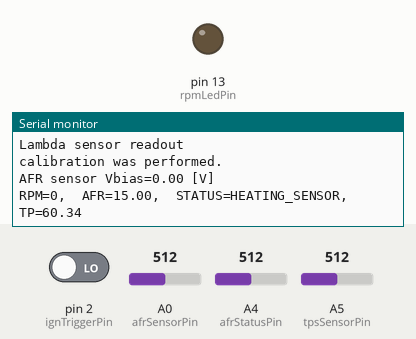
Recording of a sketch running on a simulated Arduino Uno, built with avr-gcc and run on an emulated ATmega328P. On the bench: output pins drawn as LEDs (lit = HIGH), the last lines printed to the serial monitor. Inputs (shaded band) come from the test bench; at power-on: A4 (afrStatusPin) = 512, pin 2 (ignTriggerPin) LOW, A0 (afrSensorPin) = 512, A5 (tpsSensorPin) = 512. Random numbers use the default seed unless the sketch sets one.

Above: at 6.8 s.
6.9 s: A4 (afrStatusPin) set to 540
At 8.3 s:
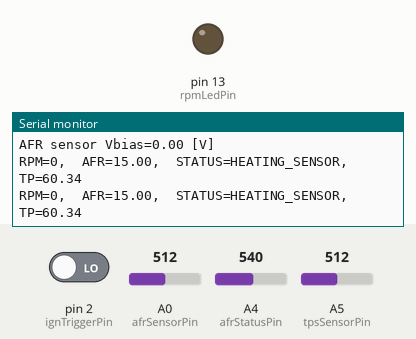
8.4 s: A4 (afrStatusPin) set to 564
At 10.6 s:
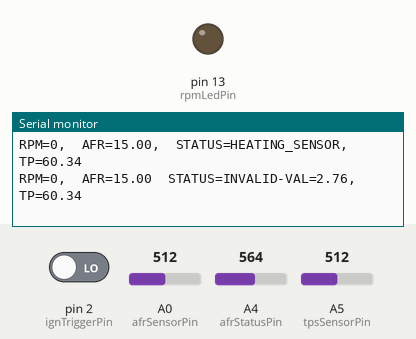

Measured:
- the behaviour switches between 556 and 557 on A4 (afrStatusPin) (found by bisection; images 1 and 2)
- after the input at 8.4 s, the serial monitor: prints a new line after 1.7 s (image 2)

The sketch:

afr_logger.ino
```cpp
#define SIMULATING 0

typedef enum
{
  sensor_init = 1,
  calibrate,
  capture,
  wait
} state_t;

void initTimer(void);
int readSensorVal(int);
float calcAfr(int);
float calcTp(int);
int calcRpm();
bool isInValidRange(int, int, int);
void orderBuffer(int*, int);
void orderBuffer(unsigned long*, int);
void calibrateSensor(void);
void rpmIsr(void);


bool calFinished = false;

/*
  The sensor inputs as they are on the real AFR logger
*/

const int afrSensorPin = A0;
const int afrStatusPin = A4;
const int tpsSensorPin = A5;
const int ignTriggerPin = 2;
const int rpmLedPin = LED_BUILTIN;

/*

   Pin used for simulating the motorcycle TPS and AFR sensor
   Note that PWM pins are used to generate analog signals on the simulation board
*/
const int afrValSimPin = 11;
const int afrStatusSimPin = 10;
const int tpsSimPin = 9;
const int ignSimPin = 8;

/*

   useful board defs

*/
const int maxAdcVal = 1023;
const float maxAdcVolt = 5.0f;

/*

   AFR
   Mode of operation:
   When lambda sensor is turned on, it must warm up. While heating, the two analog channels of
   the LC-2 (value and status) are both fixed on 2.5V.

   When the status channel returns to 0V the sensor is operational. If an error occurs, the status channel outputs 5.0V.
   While the sensor is operational, the AFR values are presented on Ch1

*/
//calibration values. Can only remove bias with LS-2 lambda readout
int calBias = 0;
const int afrCalT = 10000; //wait T [ms] for calibration signal value from AFR logger

//reference values for calibration of lambda sensor output
//0.0V = AFR lambda 10
//5.0V = AFR lambda 20
const float afrMin = 10.0f;
const float afrGain = (20.0f - afrMin) / maxAdcVolt;

//while warming up, both channels output 2.5V. Channel 1 is calibrated, channel 2 is checked to see if the unit is warming up.
const int afrCalExpectedVal = (int)((2.5 * (double)maxAdcVal) / (double)5.0);
const int afrCalExpectedStatus = (int)((2.5 * (double)maxAdcVal) / (double)5.0);
//allow up to 150mV bias difference for calibration. ADC has 5mV per LSB, hence 30xLSB
const int maxAdcDelta = 45;

//status defs
const int afrStatExpectedValOperating = 0;
const int afrStatExpectedValError = maxAdcVal;

/*

   TPS
   The throttle position sensors reports voltages roughly between  0.5V (closed) and 4.0V (full throttle)
   The actual voltages must be measured on the bike and programmed to the arduino. Calibration would be possible by
   twisting throttle fully open and back to closed before starting the engine. However, there is a risk that TPS values are slightly
   different with a running engine, invalidating the calibration.

   After the values are entered here (somehow measured with running engine), the resulting percentage MUST BE CHECKED against the throttle
   opening that is reported in the power commander software. This last step can be done without running engine, as any difference (static vs running) will be same
   for this logger and the power commander. IT IS IMPORTANT that the reported percentages are exactly the same, especially for 0%, 2%, 5% and 10% throttle openings.
*/
const float tpsMinVolt = 0.583f;
const float tpsMaxVolt = 3.764f;
const int tpsMinAdcVal = (int)((tpsMinVolt / maxAdcVolt) * (float) maxAdcVal);
const int tpsMaxAdcVal = (int)((tpsMaxVolt / maxAdcVolt) * (float) maxAdcVal);
const float tpsGain = 100.0f / (tpsMaxVolt - tpsMinVolt);

/*

   RPM

*/
#define rpmFilterLen 5
unsigned long rpmBuf[rpmFilterLen];
unsigned long curRpmPulseT = 0;

/*

   Simulation

*/
const int simAfrValWarmupPwm = 128;
const int simAfrValAvgPwm = 100;
const int simAfrStatAvgPwm = 0; //indicating no error
const int simTpsValAvgPwm = 100;
const int simAdcVar = 8; //random variation around average vals
const int simRpmHighT = 10; //number in [ms] that the ign sensor pulse is high
#define simRpmLen 26
//ignition interval (=2x crankshaft rotation intervals) in ms
const int simRpmVec[simRpmLen] = {30, 32, 33, 29, 29, 32, 35, 36, 39, 41, 45, 43, 39, 38, 35, 32, 25, 21, 18, 16, 13, 11, 15, 23, 28, 31};
//const int simRpmVec[simRpmLen] = {20};
void setup() {
  // put your setup code here, to run once:
  Serial.begin(115200);
  Serial.print("Lambda sensor readout\n");
  pinMode(afrStatusPin, INPUT);

  /*
      LOW to trigger the interrupt whenever the pin is low,
      CHANGE to trigger the interrupt whenever the pin changes value
      RISING to trigger when the pin goes from low to high,
      FALLING for when the pin goes from high to low.
  */
  pinMode(ignTriggerPin, INPUT);
  pinMode(rpmLedPin, OUTPUT);
  attachInterrupt(digitalPinToInterrupt(ignTriggerPin), rpmIsr, RISING);

  if (SIMULATING)
  {
    initTimer();
    pinMode(ignSimPin, OUTPUT);
    randomSeed(analogRead(2));
  }

  // initialize buffers
  for (int i = 0; i < rpmFilterLen; i++)
    rpmBuf[i] = 999999999;
}

void loop() {
  // put your main code here, to run repeatedly:
  static state_t state = sensor_init;
  bool afrSwitchedToHeating;
  static bool prevAfrWasHeating = true;
  static int rpmVal = 0;


  /*

    Functionality normal operation

  */

  if (state == sensor_init)
  {

  }
  else if (state == calibrate)
  {
    calibrateSensor();
  }
  else if (state == capture)
  {
    /*

       Readout of RPM

    */
    rpmVal = calcRpm();
    Serial.print("RPM=");
    Serial.print(rpmVal);


    /*

       readout of AFR value

    */
    int adcVal = readSensorVal(afrSensorPin);

    //convert to AFR
    float afrVal = calcAfr(adcVal);

    //read status pin. 0V = normal, 2.5V = warming up, 5.0V = error
    int afrStatusVal = analogRead(afrStatusPin);
    bool afrOperational = isInValidRange(afrStatusVal, afrStatExpectedValOperating, maxAdcDelta);
    bool afrHeating = isInValidRange(afrStatusVal, afrCalExpectedVal, maxAdcDelta);
    bool afrError = isInValidRange(afrStatusVal, afrStatExpectedValError, maxAdcDelta);

    //print, Note that Arduino's sprintf does not support floats so have to print it 'the ugly way'
    Serial.print(",\tAFR=");
    Serial.print(afrVal);
    if (afrOperational)
      Serial.print(",\tSTATUS=OK");
    else if (afrHeating)
      Serial.print(",\tSTATUS=HEATING_SENSOR");
    else if (afrError)
      Serial.print(",\tSTATUS=ERROR");
    else
    {
      Serial.print("\tSTATUS=INVALID-VAL=");
      float statVoltage = ((float) afrStatusVal / (float) maxAdcVal) * (float) maxAdcVolt;
      Serial.print(statVoltage);
    }

    //detection if lambda controller has reset and started a heating cycle again
    //This happens either when a fault occurs or when power has switched on/off by the driver, which can be used to mark events in the logfile
    //only do this when valid status was received to avoid triggering this mechanism on IO transitions of lambda controller status output
    if(afrOperational | afrHeating)
    {
      afrSwitchedToHeating = (prevAfrWasHeating == false) & (afrHeating == true);
      prevAfrWasHeating = afrHeating;
    }

    /*

       Readout of TPS

    */
    adcVal = readSensorVal(tpsSensorPin);

    //convert to throttle opening percentage
    float TpVal = calcTp(adcVal);
    Serial.print(",\t TP=");
    Serial.print(TpVal);

    Serial.println();

  }
  else if (state == wait)
  {
    //when engine is not running, do not spam the receiver with a lot of data
    if(rpmVal == 0)
    {
      delay(2000);
    }
    else
    {
      //engine is running, delay enough time to flush the serial buffer then goto next measurement
      delay(10);
    }
    if (SIMULATING)
      delay(1000);
      // delay(0);
  }


  /*

    Functionality simulation

  */
  if(SIMULATING)
  {
    if (state == sensor_init)
    {
      //write the expected 2.5V to both afr channels, this happens at power-on
      analogWrite(afrValSimPin, simAfrValWarmupPwm);
      analogWrite(afrStatusSimPin, simAfrValWarmupPwm);
      //wait for RC filter output to stabilize
      delay(250);
    }
    else if (state == calibrate)
    {

    }
    else if (state == capture)
    {
      //generate and write AFR values, bound in range 0 - 255
      int simAfrVal = random(simAfrValAvgPwm - simAdcVar, simAfrValAvgPwm + simAdcVar);
      simAfrVal = max(0, min(simAfrVal, 255));
      int simAfrStat = random(simAfrStatAvgPwm - simAdcVar, simAfrStatAvgPwm + simAdcVar);
      simAfrStat = max(0, min(simAfrStat, 255));

      //once every while, simulate the lambda controller has restarted
      long randNum = random(0,50);
      bool pretendAfrRestart = (randNum < 1) |  afrSwitchedToHeating;
      if(pretendAfrRestart)
      {
        //happens in 2% of cases. We will need one whole iteration of state == capture for the
        //algorithm to pickup this event, in which case (afrSwitchedToHeating) we want to keep simulating the sensor is heating
        //write the expected 2.5V to both afr channels
        simAfrVal = simAfrValWarmupPwm;
        simAfrStat = simAfrValWarmupPwm;
      }
      //write to outputs
      analogWrite(afrValSimPin, simAfrVal);
      analogWrite(afrStatusSimPin, simAfrStat);

      if(pretendAfrRestart)
      {
        //wait for RC filter output to stabilize
        delay(250);
      }

      //generate and write TPS values
      int simTpsVal = random(simTpsValAvgPwm - simAdcVar, simTpsValAvgPwm + simAdcVar);
      simTpsVal = max(0, min(simTpsVal, 255));
      analogWrite(tpsSimPin, simTpsVal);

      //generate RPM
      static bool rpmSig = false;
      rpmSig = !rpmSig;
      digitalWrite(ignSimPin, rpmSig);
    }
    else if (state == wait)
    {

    }
  }

  /*

    Statemachine transitions

  */

  if (state == sensor_init)
  {
    state = calibrate;
  }
  else if (state == calibrate)
  {
    if (calFinished);
    state = capture;
  }
  else if (state == capture)
  {
    //If we detect lambda controller has started a heating cycle again, either there was a fault or the user has switched power to the unit on/off
    //In either case it is a good idea to restart a calibration cycle.
    //
    //This code is specifically designed around the following sequence of events:
    //An onboard motorcycle unit that logs output of the AFR-logger (for ex a raspberry pi) is booting, while this arduino is already powered and
    //transmitting data. In this situation, the initial calibration output will not be seen by the motorcycle unit, so we cannot verify if the calibration
    //values make sense.
    //If the motorcycle user switches power on/off after a while when the motorcycle unit has booted up,
    //it will restart the lambda controller. This will trigger a re-calibration after which
    //the logfile will also contain the new calibration data that can be seen after the ride

    //This mechanism also solves the problem when the motorcycle unit resets the arduino by initializing serial communication
    //In this case the arduino will not see a heating lambda controller and skips the calibration (may lead to large offsets of +/-0.5AFR in the log)
    //The user can switch power on/off after a while to ensure the arduino will get to see a calibration at least once after
    //the motorcycle unit has started to log.

    //Optionally the user can decide to use this mechanism as a "this is where my logs starts marker" and throw away prior log values while analyzing.
    if(afrSwitchedToHeating)
    {
      Serial.println("Detected a restart of lambda controller, perform re-calibration");
      state = calibrate;
    }
    else
    {
      //everything is normal, go to wait state to avoid printing a extremely high rates
      state = wait;
    }
  }
  else if (state == wait)
  {
    state = capture;
  }
}

void initTimer(void)
{

  // Changing any of the timer settings will affect analogWrite and millis() so will steer clear of that..
  // Timer 0 is set to 250KHz, counting to 255 by default. Overflow occurs at 980Hz
  //enable timer compare interrupt
  TIMSK0 |= (1 << OCIE0A);
}

int readSensorVal(int pin)
{
  //take 11 measurements and take median value to filter out electrical noise
  const int adcLen = 11;
  int adcBuf[adcLen];

  for (int i = 0; i < adcLen; ++i)
  {
    adcBuf[i] = analogRead(pin);
    //To avoid taking all adc measurements while a digital signal in the system may be causing electrical noise:
    //wait a little bit.
    delay(1);
  }
  orderBuffer(adcBuf, adcLen);
  //report median value in center of ordered values
  return adcBuf[adcLen / 2];
}

float calcAfr(int adcVal)
{
  //correct ADC value
  adcVal = adcVal - calBias;

  //convert to voltage from 10-bit value
  float sensVoltage = ((float) adcVal / (float) maxAdcVal) * (float) maxAdcVolt;

  //convert voltage to AFR
  //0V - 5V correspond to lambda ratios of 10 - 20
  float afrVal = afrMin + afrGain * sensVoltage;

  return afrVal;
}

float calcTp(int adcVal)
{
  //convert to voltage from 10-bit value
  float sensVoltage = ((float) adcVal / (float) maxAdcVal) * (float) maxAdcVolt;

  //convert voltage to throttle opening. Subtract the minimum base voltage, then scale.
  sensVoltage = sensVoltage - tpsMinVolt;
  float tp = sensVoltage * tpsGain;

  //limit between 0% and 100%
  //  if(tp > 100.0f)
  //    tp = 100.0f;
  //  if(tp < 0.0f)
  //    tp = 0.0f;
  return tp;
}

//calculates a median filtered value for the RPM
int calcRpm(void)
{
  //track time between invokation of this function and use it to see if engine is actually running
  unsigned long currentTime = micros();
  unsigned long deltaT = currentTime - curRpmPulseT;

  //check if last pulse is more than 250ms ago, at lowest rpm (idle) we would expect to see one pulse every 100ms
  //this function will report any rpm lower than 1/250ms[events/s]*2[revs/event]*60[s/min] = 480 rpm as 0 rpm
  if(deltaT > 250000UL)
  {
      return 0;
  }

  //buffer to copy timing values in that are stored through the ISR
  unsigned long localRpmBuf[rpmFilterLen];

  //disable interrupts: the unsigned long could be updated while copying, invalidating the numbers
  noInterrupts();
  memcpy(localRpmBuf, rpmBuf, rpmFilterLen*sizeof(unsigned long));
  //return to normal
  interrupts();

  //order the buffer and extract the median
  orderBuffer(localRpmBuf, rpmFilterLen);
  //in us
  unsigned long medT = localRpmBuf[rpmFilterLen / 2];
  //convert to RPM from [arduino-us] interval. 2 = 2 cycles per ignition for 4-stroke, 60 to RPM
  int rpm = (int)(((unsigned long)1000000 * (unsigned long)2 * (unsigned long)60) / medT);
  return rpm;
}

void orderBuffer(int * buf, int len)
{
  //debug, print buffer
  //    for(int i=0; i<len; ++i)
  //    {
  //      Serial.print("Value ");
  //      Serial.print(i);
  //      Serial.print(" is ");
  //      Serial.println(buf[i]);
  //    }

  //iterate through buffer until ordering is complete
  int unordered;
  do {
    unordered = 0;

    for (int i = 0; i < len - 1; ++i)
    {
      //move largest elements to end
      if (buf[i] > buf[i + 1])
      {
        unordered = 1;
        int tempVal = buf[i + 1];
        buf[i + 1] = buf[i];
        buf[i] = tempVal;
      }
    }
  } while (unordered);

  //debug, print buffer
  //  for(int i=0; i<len; ++i)
  //  {
  //    Serial.print("Value after ordering ");
  //    Serial.print(i);
  //    Serial.print(" is ");
  //    Serial.println(buf[i]);
  //  }
}

void orderBuffer(unsigned long * buf, int len)
{
   //iterate through buffer until ordering is complete
  int unordered;
  do {
    unordered = 0;

    for (int i = 0; i < len - 1; ++i)
    {
      //move largest elements to end
      if (buf[i] > buf[i + 1])
      {
        unordered = 1;
        unsigned long tempVal = buf[i + 1];
        buf[i + 1] = buf[i];
        buf[i] = tempVal;
      }
    }
  } while (unordered);
}

bool isInValidRange(int val, int expect, int delta)
{
  return ((val <= expect + delta) && (val >= expect - delta));
}

void calibrateSensor(void)
{
  bool calibrationWorked = false;
  int afrBiasVal = 0;

  //wait until adc bias is estimated for max T [s]
  int timeOut = millis() + afrCalT;

  if (SIMULATING)
    timeOut = millis() + 3000;

  while ((!calibrationWorked) && (millis() < timeOut))
  {
    //are we in warming up mode?
    int ch1Val = analogRead(afrSensorPin);
    int ch2Val = analogRead(afrStatusPin);
    //both values have to be approx 2.5V to indicate a warmup
    //if(ch1Val >= calRef1l && ch1Val <= calRef1l && ch2Val >= warmingStatusRefL && ch2Val <= warmingStatusRefH)
    if (isInValidRange(ch1Val, afrCalExpectedVal, maxAdcDelta) && isInValidRange(ch2Val, afrCalExpectedStatus, maxAdcDelta))
    {
      //wait for IO transition effects to subsize (up to a few seconds the bias changes when measured..)
      delay(6000);
      int ch2Val = analogRead(afrStatusPin);
      if(isInValidRange(ch2Val, afrCalExpectedStatus, maxAdcDelta))
      {
        //re-read ch1 value using a filtered ADC read
        ch1Val = readSensorVal(afrSensorPin);
        afrBiasVal = ch1Val - afrCalExpectedVal;

        //check out-of-bound conditions
        if (isInValidRange(afrBiasVal, 0, maxAdcDelta))

        //check if the sensor is still in warming up mode while we waited
        ch2Val = analogRead(afrStatusPin);
        if(isInValidRange(ch2Val, afrCalExpectedStatus, maxAdcDelta))
          calibrationWorked = true;
      }
    }
  }

  if (calibrationWorked)
  {
    calBias = afrBiasVal;
    Serial.println("calibration was performed.");
    Serial.print("AFR sensor Vbias=");
    float afrBiasVolt = ((float)afrBiasVal * maxAdcVolt) / maxAdcVal;
    Serial.print(afrBiasVolt);
    Serial.println(" [V]");
  }
  else
    Serial.println("calibration was NOT performed.");

  calFinished = true;

}

void rpmIsr(void)
{
  unsigned long currentTime = micros();
  static unsigned long prevTime = currentTime;
  static int bufIdx = 0;

  //calculate difference since last interrupt
  unsigned long delta = currentTime - prevTime;
  //Serial.print("delta T=");
  //Serial.println(delta);

  //store value in buffer
  bufIdx = ++bufIdx % rpmFilterLen;
  rpmBuf[bufIdx] = delta;

//  for(int i=0; i<5; i++)
//  {
//    Serial.print("buf[");
//    Serial.print(i);
//    Serial.print("]=");
//    Serial.println(rpmBuf[i]);
//  }

  //reset var for next round, report we found an RPM pulse
  prevTime = currentTime;
  curRpmPulseT = currentTime;
}

ISR(TIMER0_COMPA_vect) { //timer0 interrupt 1000Hz toggles pin 13 (LED)
  static int rpmIdx = 0, rpmCnt = 0;
  static bool pulseState = false;
  //interrupt is fired at f=980Hz, but will pretend it does at 1KHz and all calculations below are in ms

  //this code iterates over the RPM buffer to simulate the ignition signal
  if (rpmCnt-- <= 0)
  {
    //time to change signal flank
    if (pulseState)
    {
      //pulse was high. Write low and move to next ignition cycle
      pulseState = false;
      rpmIdx = ++rpmIdx % simRpmLen;

      //read total crank rotation interval and subtract high-pulse-time to calc the time before next ignition event
      rpmCnt = simRpmVec[rpmIdx] - simRpmHighT - 1;
    }
    else
    {
      //pulse was low. Simulate ignition event for 10ms
      pulseState = true;

      //stay high for pulse duration
      rpmCnt = simRpmHighT - 1;
    }

    digitalWrite(ignSimPin, pulseState);
    digitalWrite(rpmLedPin, pulseState);
  }
}
```
